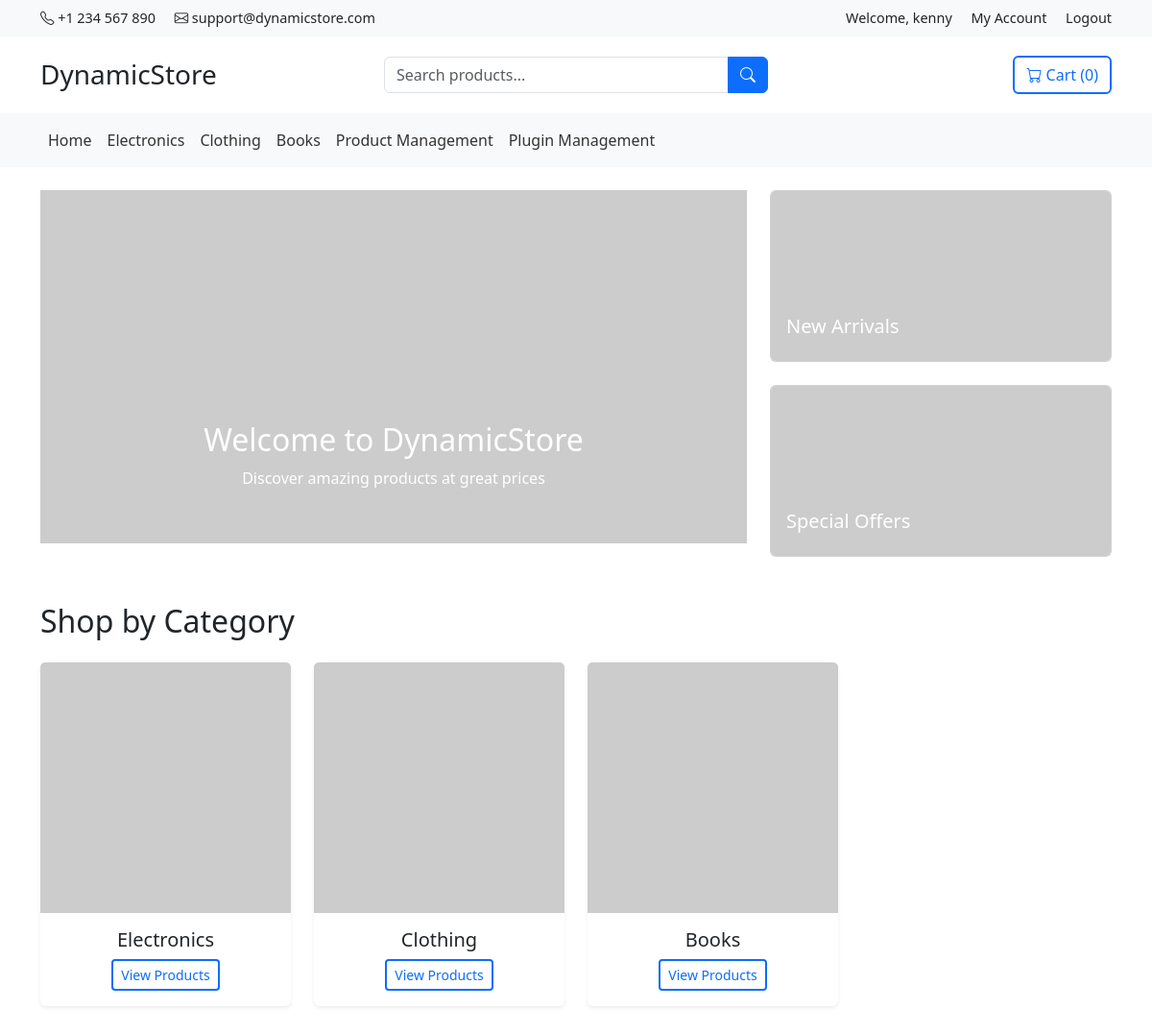
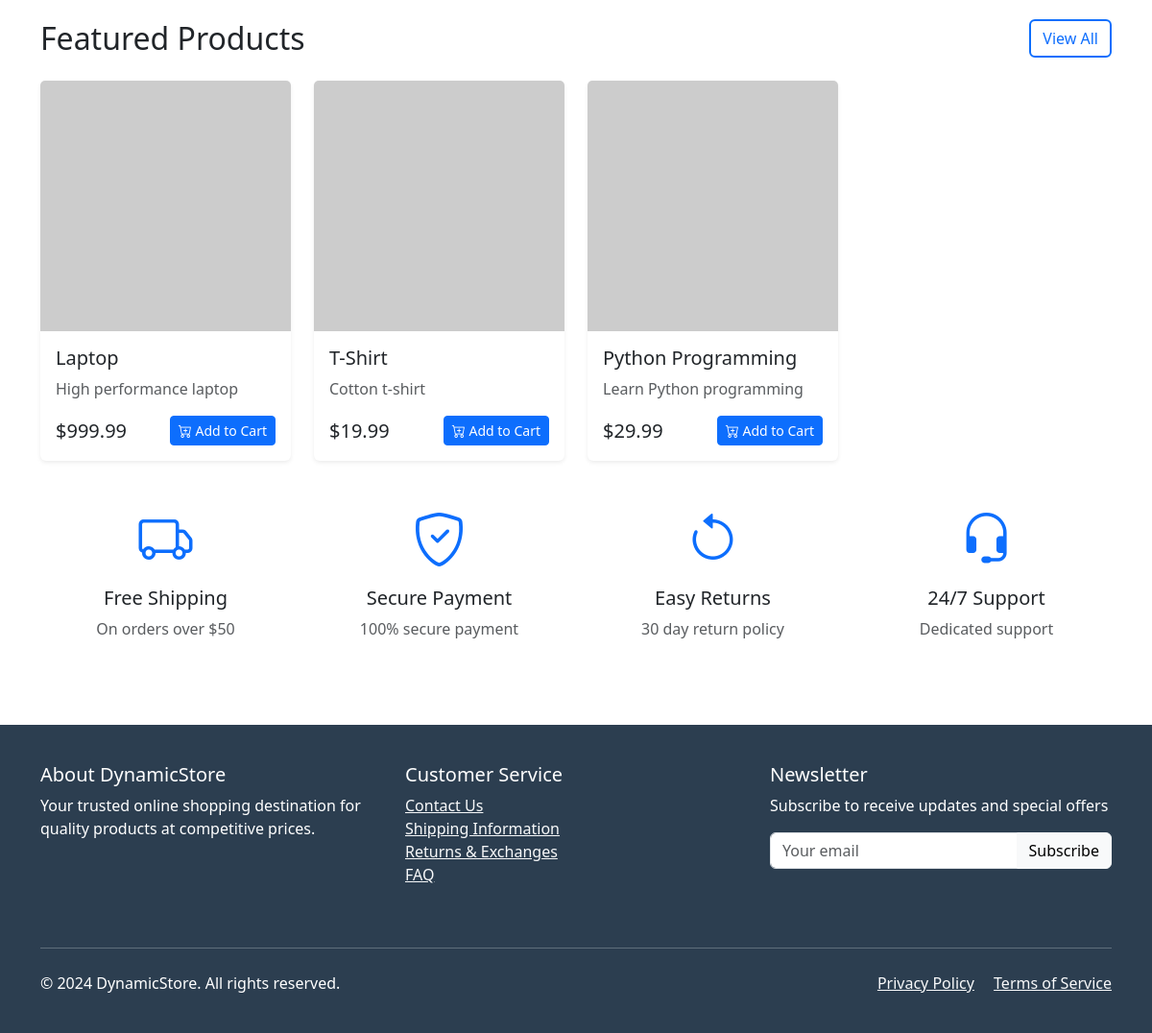
The app's page / (signed in) with its own data (2 pictures, top to bottom).
### core/models.py (models this page shows, shortened)
class Category(models.Model):
    name = models.CharField(max_length=200)
    description = models.TextField(blank=True)
    image = models.ImageField(upload_to='categories/', blank=True, null=True)
    class Meta:
        verbose_name_plural = 'Categories'

class Product(models.Model):
    name = models.CharField(max_length=200)
    description = models.TextField()
    price = models.DecimalField(max_digits=10, decimal_places=2)
    category = models.ForeignKey(Category, on_delete=models.CASCADE)
    image = models.ImageField(upload_to='products/', blank=True, null=True)
    featured = models.BooleanField(default=False)
    created_at = models.DateTimeField(auto_now_add=True)
    updated_at = models.DateTimeField(auto_now=True)

### core/views.py (the view)
# urls.py: 2. Add a URL to urlpatterns:  path('', views.home, name='home')
def home(request):
    categories = Category.objects.all()[:3]  # Get first 3 categories
    featured_products = Product.objects.filter(featured=True)[:8]  # Get up to 8 featured products
    context = {
        'categories': categories,
        'featured_products': featured_products,
    }
    return render(request, 'core/home.html', context)

### templates/core/home.html (shortened to what this page needs)
{% extends 'base.html' %}
{% block content %}
<div class="container mb-5">
    <div class="row">
        <div class="col-md-8">
            <div id="heroCarousel" class="carousel slide" data-bs-ride="carousel">
                <div class="carousel-inner">
                    <div class="carousel-item active">
                        <img src="https://via.placeholder.com/800x400" class="d-block w-100" alt="...">
                        <div class="carousel-caption">
                            <h2>Welcome to DynamicStore</h2>
                            <p>Discover amazing products at great prices</p>
                        </div>
                    </div>
                </div>
            </div>
        </div>
        <div class="col-md-4">
            <div class="row">
                <div class="col-12 mb-4">
                    <div class="card">
                        <img src="https://via.placeholder.com/400x200" class="card-img" alt="...">
                        <div class="card-img-overlay d-flex align-items-end">
                            <h5 class="card-title text-white">New Arrivals</h5>
                        </div>
                    </div>
                </div>
                <div class="col-12">
                    <div class="card">
                        <img src="https://via.placeholder.com/400x200" class="card-img" alt="...">
                        <div class="card-img-overlay d-flex align-items-end">
                            <h5 class="card-title text-white">Special Offers</h5>
                        </div>
                    </div>
                </div>
            </div>
        </div>
    </div>
</div>
<div class="container mb-5">
    <h2 class="mb-4">Shop by Category</h2>
    <div class="row row-cols-2 row-cols-md-4 g-4">
        {% for category in categories %}
        <div class="col">
            <div class="card h-100 border-0 shadow-sm">
                {% if category.image %}
                    <img src="{{ category.image.url }}" class="card-img-top" alt="{{ category.name }}">
                {% else %}
                    <img src="https://via.placeholder.com/300" class="card-img-top" alt="{{ category.name }}">
                {% endif %}
                <div class="card-body text-center">
                    <h5 class="card-title">{{ category.name }}</h5>
                    <a href="#" class="btn btn-outline-primary btn-sm">View Products</a>
                </div>
            </div>
        </div>
        {% endfor %}
    </div>
</div>
<div class="container mb-5">
    <div class="d-flex justify-content-between align-items-center mb-4">
        <h2 class="mb-0">Featured Products</h2>
        <a href="#" class="btn btn-outline-primary">View All</a>
    </div>
    <div class="row row-cols-2 row-cols-md-4 g-4">
        {% for product in featured_products %}
        <div class="col">
            <div class="card h-100 border-0 shadow-sm">
                {% if product.image %}
                    <img src="{{ product.image.url }}" class="card-img-top" alt="{{ product.name }}">
                {% else %}
                    <img src="https://via.placeholder.com/300" class="card-img-top" alt="{{ product.name }}">
                {% endif %}
                <div class="card-body">
                    <h5 class="card-title">{{ product.name }}</h5>
                    <p class="card-text text-muted">{{ product.description|truncatewords:10 }}</p>
                    <div class="d-flex justify-content-between align-items-center">
                        <span class="h5 mb-0">${{ product.price }}</span>
                        <button class="btn btn-primary btn-sm">
                            <i class="bi bi-cart-plus"></i> Add to Cart
                        </button>
                    </div>
                </div>
            </div>
        </div>
        {% endfor %}
    </div>
</div>
<div class="container mb-5">
    <div class="row g-4">
        <div class="col-md-3">
            <div class="text-center">
                <i class="bi bi-truck display-4 text-primary"></i>
                <h5 class="mt-3">Free Shipping</h5>
                <p class="text-muted">On orders over $50</p>
            </div>
        </div>
        <div class="col-md-3">
            <div class="text-center">
                <i class="bi bi-shield-check display-4 text-primary"></i>
                <h5 class="mt-3">Secure Payment</h5>
                <p class="text-muted">100% secure payment</p>
            </div>
        </div>
        <div class="col-md-3">
            <div class="text-center">
                <i class="bi bi-arrow-counterclockwise display-4 text-primary"></i>
                <h5 class="mt-3">Easy Returns</h5>
                <p class="text-muted">30 day return policy</p>
            </div>
        </div>
        <div class="col-md-3">
            <div class="text-center">
                <i class="bi bi-headset display-4 text-primary"></i>
                <h5 class="mt-3">24/7 Support</h5>
                <p class="text-muted">Dedicated support</p>
            </div>
        </div>
    </div>
</div>
{% endblock %}

### templates/base.html (shortened to what this page needs)
<!DOCTYPE html>
<html lang="en">
<head>
    <link href="https://cdn.jsdelivr.net/npm/bootstrap@5.3.2/dist/css/bootstrap.min.css" rel="stylesheet">
    <link rel="stylesheet" href="https://cdn.jsdelivr.net/npm/bootstrap-icons@1.11.3/font/bootstrap-icons.min.css">
</head>
<body>
    <div class="top-bar">
        <div class="container">
            <div class="row">
                <div class="col-md-6">
                    <span class="me-3"><i class="bi bi-telephone"></i> +1 234 567 890</span>
                    <span><i class="bi bi-envelope"></i> support@dynamicstore.com</span>
                </div>
                <div class="col-md-6 text-end">
                    {% if user.is_authenticated %}
                        <span class="me-3">Welcome, {{ user.username }}</span>
                        <a href="#" class="text-decoration-none text-dark me-3">My Account</a>
                        <a href="{% url 'logout' %}" class="text-decoration-none text-dark">Logout</a>
                    {% else %}
                        <a href="#" class="text-decoration-none text-dark me-3">Login</a>
                        <a href="#" class="text-decoration-none text-dark">Register</a>
                    {% endif %}
                </div>
            </div>
        </div>
    </div>
    <nav class="main-nav">
        <div class="container">
            <div class="row align-items-center">
                <div class="col-md-3">
                    <a class="navbar-brand" href="{% url 'home' %}">
                        <h1 class="h3 mb-0">DynamicStore</h1>
                    </a>
                </div>
                <div class="col-md-6">
                    <form class="search-form mx-auto">
                        <div class="input-group">
                            <input type="search" class="form-control" placeholder="Search products...">
                            <button class="btn btn-primary" type="submit">
                                <i class="bi bi-search"></i>
                            </button>
                        </div>
                    </form>
                </div>
                <div class="col-md-3 text-end">
                    <a href="#" class="btn btn-outline-primary">
                        <i class="bi bi-cart"></i> Cart (0)
                    </a>
                </div>
            </div>
        </div>
    </nav>
    <nav class="navbar navbar-expand-lg navbar-light bg-light">
        <div class="container">
            <div class="collapse navbar-collapse" id="categoryNav">
                <ul class="navbar-nav">
                    <li class="nav-item">
                        <a class="nav-link" href="{% url 'home' %}">Home</a>
                    </li>
                    {% for category in categories %}
                    <li class="nav-item">
                        <a class="nav-link" href="#">{{ category.name }}</a>
                    </li>
                    {% endfor %}
                    {% if user.is_superuser %}
                    <li class="nav-item">
                        <a class="nav-link" href="{% url 'product_management' %}">Product Management</a>
                    </li>
                    <li class="nav-item">
                        <a class="nav-link" href="{% url 'plugin_management' %}">Plugin Management</a>
                    </li>
                    {% endif %}
                </ul>
            </div>
        </div>
    </nav>
    <main class="py-4">
        {% block content %}{% endblock %}
    </main>
    <footer class="footer">
        <div class="container">
            <div class="row">
                <div class="col-md-4 mb-4">
                    <h5>About DynamicStore</h5>
                    <p>Your trusted online shopping destination for quality products at competitive prices.</p>
                </div>
                <div class="col-md-4 mb-4">
                    <h5>Customer Service</h5>
                    <ul class="list-unstyled">
                        <li><a href="#" class="text-light">Contact Us</a></li>
                        <li><a href="#" class="text-light">Shipping Information</a></li>
                        <li><a href="#" class="text-light">Returns & Exchanges</a></li>
                        <li><a href="#" class="text-light">FAQ</a></li>
                    </ul>
                </div>
                <div class="col-md-4 mb-4">
                    <h5>Newsletter</h5>
                    <p>Subscribe to receive updates and special offers</p>
                    <form>
                        <div class="input-group">
                            <input type="email" class="form-control" placeholder="Your email">
                            <button class="btn btn-light" type="submit">Subscribe</button>
                        </div>
                    </form>
                </div>
            </div>
            <hr class="mt-4 mb-4 border-light">
            <div class="row">
                <div class="col-md-6">
                    <p class="mb-0">&copy; 2024 DynamicStore. All rights reserved.</p>
                </div>
                <div class="col-md-6 text-end">
                    <a href="#" class="text-light me-3">Privacy Policy</a>
                    <a href="#" class="text-light">Terms of Service</a>
                </div>
            </div>
        </div>
    </footer>
</body>
</html>

### templates/base.html (style rules this page uses)
.top-bar { background-color: #f8f9fa; padding: 8px 0; font-size: 0.9em; }
.main-nav { padding: 20px 0; background-color: white; box-shadow: 0 2px 4px rgba(0,0,0,0.1); }
.nav-link { color: #333 !important; font-weight: 500; }
.search-form { width: 100%; max-width: 400px; }
.footer { background-color: #2c3e50; color: white; padding: 40px 0; }
.btn-outline-primary { border-width: 2px; }

### records on screen
Category: name "Electronics"
Category: name "Clothing"
Category: name "Books"
Product: name "Laptop", description "High performance laptop", price "999.99"
Product: name "T-Shirt", description "Cotton t-shirt", price "19.99"
Product: name "Python Programming", description "Learn Python programming", price "29.99"

### other values on screen
{{ user.username }} "kenny"
